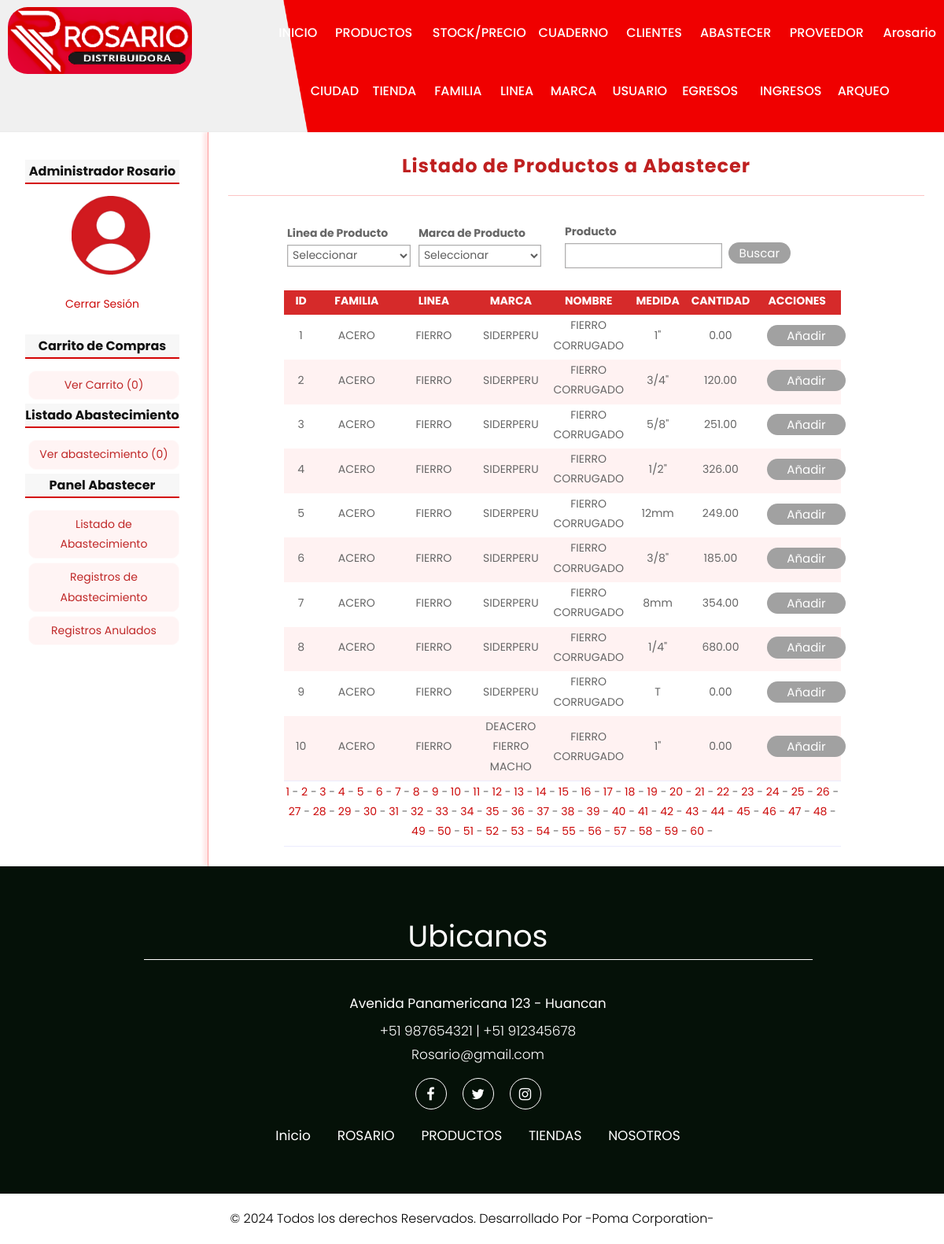
The page /abastecer/index (signed in) on the database its author committed.
### tables this page shows
CREATE TABLE producto(
id              INT(255) AUTO_INCREMENT NOT NULL,
id_tienda       INT(255) NOT NULL,
id_familia      INT(255) NOT NULL,
id_linea        INT(255) NOT NULL,
id_marca        INT(255) NOT NULL,
id_descuento    INT(255) NOT NULL,
codigo          char(6),
nombre          VARCHAR(150) NOT NULL,
medida          VARCHAR(100) NOT NULL,
cantidad        FLOAT(100,2) NOT NULL,
paquete         INT(100),
imagen          VARCHAR(255),
preciob         FLOAT(100,2),
preciof         FLOAT(100,2),
precioc         FLOAT(100,2),
est             CHAR(1) NOT NULL,
CONSTRAINT pk_producto PRIMARY KEY(id),
CONSTRAINT fk_producto_tienda FOREIGN KEY(id_tienda) REFERENCES tienda(id),
CONSTRAINT fk_producto_familia FOREIGN KEY(id_familia) REFERENCES familia(id),
CONSTRAINT fk_producto_linea FOREIGN KEY(id_linea) REFERENCES linea(id),
CONSTRAINT fk_producto_marca FOREIGN KEY(id_marca) REFERENCES marca(id),
CONSTRAINT fk_producto_descuento FOREIGN KEY(id_descuento) REFERENCES descuento(id)
);

CREATE TABLE familia(
id              INT(255) AUTO_INCREMENT NOT NULL,
nombre          VARCHAR(150) NOT NULL,
est             char(1) NOT NULL,
CONSTRAINT pk_familia PRIMARY KEY(id)
);

CREATE TABLE linea(
id              INT(255) AUTO_INCREMENT NOT NULL,
nombre          VARCHAR(150) NOT NULL,
est             char(1) NOT NULL,
CONSTRAINT pk_linea PRIMARY KEY(id)
);

CREATE TABLE marca(
id              INT(255) AUTO_INCREMENT NOT NULL,
nombre          VARCHAR(150) NOT NULL,
est             char(1) NOT NULL,
CONSTRAINT pk_marca PRIMARY KEY(id)
);

### controllers/AbastecerController.php (called while the page is built, shortened)
<?Php
require_once 'models/producto.php';
class abastecerController{
    public function index(){
        if(isset($_GET['pag'])){
            $pag = $_GET['pag'];
        }else{
            $pag = 1;
        }
        $limite = 10;
        $offset = ($pag-1)*$limite;
        $producto = new Producto;
        $producto->setOffset($offset);
        $producto->setLimite($limite);
        $prod = $producto->getAllab();
        $total = $producto->getAlltotal();
        $totalP = ceil($total/$limite);
        $totalPag = $totalP;
        require_once  'views/abastecer/gestionab.php';
    }
}
?>

### config/db.php (called while the page is built)
<?Php
Class Database{
    public static function connect(){
        $db = new mysqli('localhost', 'root', '', 'ferr_ros_h');
        $db->query("SET NAMES 'utf8'");
        return $db;
    }
}
?>

### models/producto.php (called while the page is built, shortened)
<?Php
class producto{
    private $limite;
    private $offset;
    private $db;
    public function __construct(){
        $this->db = Database::connect();
    }
    function getLimite(){
        return $this->limite;
    }
    function getOffset(){
        return $this->offset;
    }
    function setLimite($limite){
        $this->limite = $limite;
    }
    function setOffset($offset){
        $this->offset = $offset;
    }
    public function getAlltotal(){
        $producto  = $this->db->query("SELECT * FROM producto WHERE est = 'H'");
        return $producto->num_rows;
    }
    public function getAllab(){
        $sql = "SELECT p.*, f.nombre as 'familia', l.nombre as 'linea', m.nombre as 'marca' FROM producto p "
                . "INNER JOIN familia f ON f.id = p.id_familia "
                . "INNER JOIN linea l ON l.id = p.id_linea "
                . "INNER JOIN marca m ON m.id = p.id_marca "
                . "WHERE p.est = 'H' ORDER BY p.id LIMIT {$this->getOffset()},{$this->getLimite()};";
        $producto = $this->db->query($sql);
        return $producto;
    }
}
?>

### views/abastecer/gestionab.php (the view, shortened to what this page needs)
<h1>Listado de Productos a Abastecer</h1>
<form action="<?=base_url?>abastecer/filtroindex" method="POST" enctype="multipart/form-data">
    <table style="width: 75%; text-align: left; border: none;">
        <tr>
            <th style="width:250px;">
            <label class="frm" for="linea">Linea de Producto</label>
            <select name="linea" id="">
                <option value="">Seleccionar</option>
            </select>
            </th>
            <th style="width:250px;">
                <label class="frm" for="marca">Marca de Producto</label>
                <select name="marca" id="">
                    <option value="">Seleccionar</option>
                </select>
            </th>
            <th style="width:250px;">
                <label class="frm" style="margin-left:10%;" for="nombre">Producto</label>
                <input style="margin-left:10%; width:200px;" type="text"  name="nombre" class="fildt"/>
            </th>
            <th>
            <div class="fila-2" style="margin-right: 13%; margin-top: 30px;">
                <input type="submit" value="Buscar" class="button solid-colort">
            </div>
            </th>
        </tr>
    </table>
</form>
<br>
<table class="tablita">
    <tr>
        <th style="width: 40px;">ID</th>
        <th style="width: 40px;">FAMILIA</th>
        <th style="width: 90px;">LINEA</th>
        <th style="width: 90px;">MARCA</th>
        <th style="width: 70px;">NOMBRE</th>
        <th style="width: 70px;">MEDIDA</th>
        <th style="width: 40px;">CANTIDAD</th>
        <th style="width: 40px;">ACCIONES</th>
    </tr>
    <?Php while($pr = $prod->fetch_object()): ?>
    <tr>
        <td style="width: 40px;"><?=$pr->id?></td>
        <td style="width: 90px;"><?=$pr->familia?></td>
        <td style="width: 90px;"><?=$pr->linea?></td>
        <td style="width: 70px;"><?=$pr->marca?></td>
        <td style="width: 70px;"><?=$pr->nombre?></td>
        <td style="width: 70px;"><?=$pr->medida?></td>
        <td style="width: 70px;"><?=$pr->cantidad?></td>
        <td style="width: 40px;">
            <a href="<?=base_url?>añadir/add&id=<?=$pr->id?>" class="button solid-colort">Añadir</a>
        </td>
    </tr>
    <?Php endwhile; ?>
</table>
<table>
    <tr>
        <td class="text-center" colspan="11">
        <?Php if(isset($totalPag)): ?>
            <?Php for($i=1; $i<=$totalPag; $i++): ?>
                <a href="<?=base_url?>abastecer/index&pag=<?=$i?>"><?=$i?></a> -
            <?Php endfor; ?>
        <?Php endif; ?>
        </td>
    </tr>
</table>

### assets/css/style.css (style rules this page uses)
* { box-sizing: border-box !important; transition: ease all 0.5s; }
html { scroll-behavior: smooth; }
body { color: #666666; font-size: 14px; font-family: poppins; line-height: 1.80857; font-weight: normal; overflow-x: hidden; }
a { color: #1f1f1f; text-decoration: none !important; outline: none !important; -webkit-transition: all .3s ease-in-out; -moz-transition: all .3s ease-in-out; -ms-transition: all .3s ease-in-out; -o-transition: all .3s ease-in-out; transition: all .3s ease-in-out; }
h1, h2, h3, h4, h5, h6 { letter-spacing: 0; font-weight: normal; position: relative; padding: 0 0 10px 0; font-weight: normal; line-height: normal; color: #111111; margin: 0; }
h1 { font-size: 24px; }
*, *::after, *::before { -webkit-box-sizing: border-box; -moz-box-sizing: border-box; box-sizing: border-box; }
a { color: #cc0a0a; text-decoration: none; outline: none !important; }
a, .btn { text-decoration: none !important; outline: none !important; -webkit-transition: all .3s ease-in-out; -moz-transition: all .3s ease-in-out; -ms-transition: all .3s ease-in-out; -o-transition: all .3s ease-in-out; transition: all .3s ease-in-out; }
label, input[type="text"], input[type="password"], input[type="email"], input[type="number"], input[type="date"], select, textarea { display: block; width: 95%; margin-top: 2px; margin-bottom: 2px; margin-left: 2%; }
input[type="text"], input[type="password"], input[type="email"], input[type="number"], input[type="date"], select, textarea { border: 1px solid #afaeae; box-shadow: 0px 0px 2px #b5b5b5 inset; background: white; padding: 2px; color: rgb(94, 94, 94); transition: all 300ms; }
input[type="button"], input[type="submit"], button, .button { display: block; border-radius: 2px; width: auto; padding: 5px; padding-left: 10px; padding-right: 10px; color: white; background: #8c8888; border: 1px solid #706464; cursor:pointer; margin-left: 2%; }
.button { background: #fff4f4; color: rgb(191, 39, 39); text-decoration: none; text-align: center; border: 1px solid #fffafa; }
.button.solid-colort { width: 100px; background-color: #a1a1a1; border: #c66363; padding: 0px 14px; margin: 1% 15%; border-radius: 14px; font-size: 15px; color: #fff; }
input[type="button"], input[type="submit"], button { display: block; margin-top: 14px; }
.frm { font-weight: bold; margin-top: 12px; }
#central h1 { font-size: 24px; color: #bf2020; font-weight: bold; letter-spacing: 1px; text-align: center; border-bottom: 1px solid #fdc5c5; margin-bottom: 20px; padding: 20px; padding-top: 0px; }
table { text-align: center; width: 80%; margin-left: 8%; border-bottom: 1px solid #ebebfd; word-wrap: break-word; }
.tablita th,td { text-align: center; padding-top: 1px; padding-bottom: 5px; }
.tablita th { background-color: #d62a2a; color: white; }
.tablita tr:nth-child(odd) { background-color: #fff2f2; }
.fila-2 { display: flex; float: right; margin-right: 1.8%; }

### rows shown on the page
producto: id "1", id_familia.nombre "ACERO", id_linea.nombre "FIERRO", id_marca.nombre "SIDERPERU", nombre "FIERRO CORRUGADO", medida "1\"", cantidad "0.00"
producto: id "2", id_familia.nombre "ACERO", id_linea.nombre "FIERRO", id_marca.nombre "SIDERPERU", nombre "FIERRO CORRUGADO", medida "3/4\"", cantidad "120.00"
producto: id "3", id_familia.nombre "ACERO", id_linea.nombre "FIERRO", id_marca.nombre "SIDERPERU", nombre "FIERRO CORRUGADO", medida "5/8\"", cantidad "251.00"
producto: id "4", id_familia.nombre "ACERO", id_linea.nombre "FIERRO", id_marca.nombre "SIDERPERU", nombre "FIERRO CORRUGADO", medida "1/2\"", cantidad "326.00"
producto: id "5", id_familia.nombre "ACERO", id_linea.nombre "FIERRO", id_marca.nombre "SIDERPERU", nombre "FIERRO CORRUGADO", medida "12mm", cantidad "249.00"
producto: id "6", id_familia.nombre "ACERO", id_linea.nombre "FIERRO", id_marca.nombre "SIDERPERU", nombre "FIERRO CORRUGADO", medida "3/8\"", cantidad "185.00"
producto: id "7", id_familia.nombre "ACERO", id_linea.nombre "FIERRO", id_marca.nombre "SIDERPERU", nombre "FIERRO CORRUGADO", medida "8mm", cantidad "354.00"
producto: id "8", id_familia.nombre "ACERO", id_linea.nombre "FIERRO", id_marca.nombre "SIDERPERU", nombre "FIERRO CORRUGADO", medida "1/4\"", cantidad "680.00"
producto: id "9", id_familia.nombre "ACERO", id_linea.nombre "FIERRO", id_marca.nombre "SIDERPERU", nombre "FIERRO CORRUGADO", medida "T", cantidad "0.00"
producto: id "10", id_familia.nombre "ACERO", id_linea.nombre "FIERRO", id_marca.nombre "DEACERO FIERRO MACHO", nombre "FIERRO CORRUGADO", medida "1\"", cantidad "0.00"

### other values the page prints
$_SESSION['identity']->usuariof "Arosario"
$_SESSION['identity']->nombre "Administrador"
$_SESSION['identity']->apellidos "Rosario"
$stats['count'] "0"
